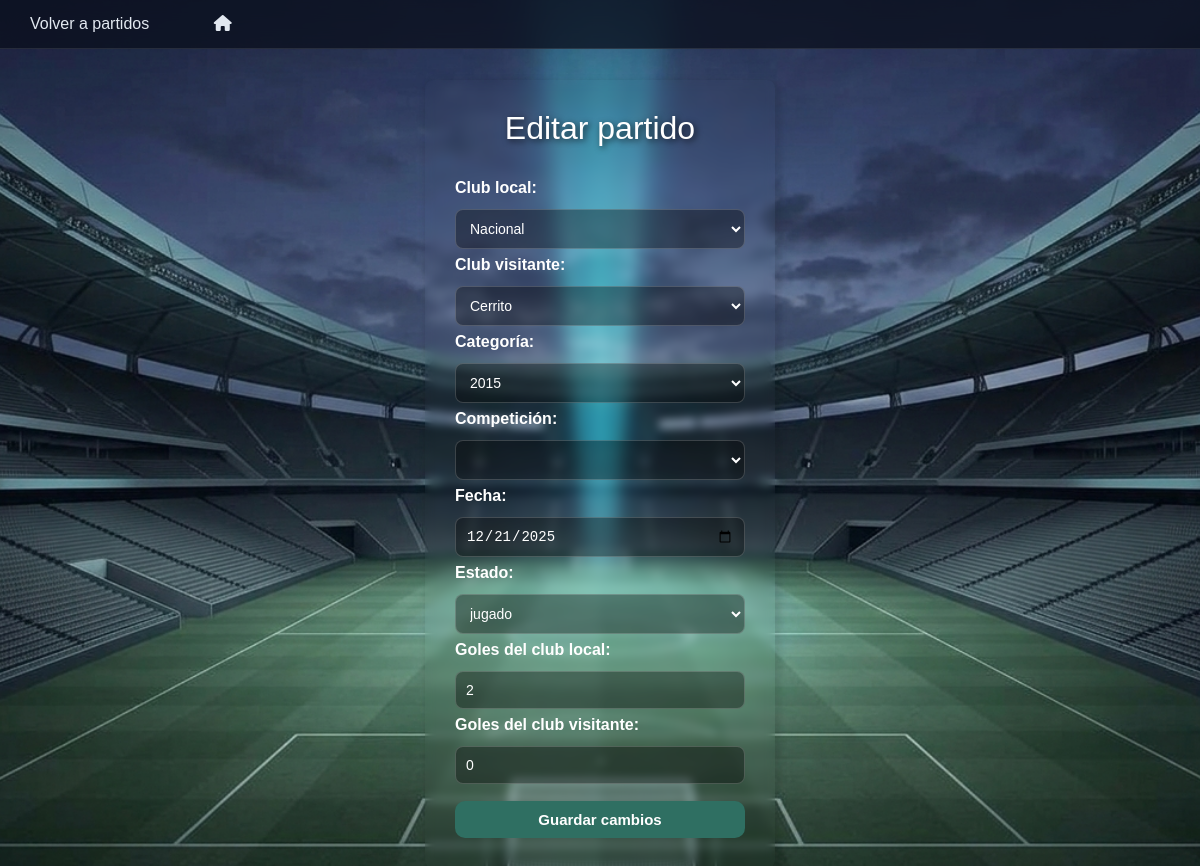
Page /fixture/editarPartido.php?id=4 (signed in) on the earlier database version.
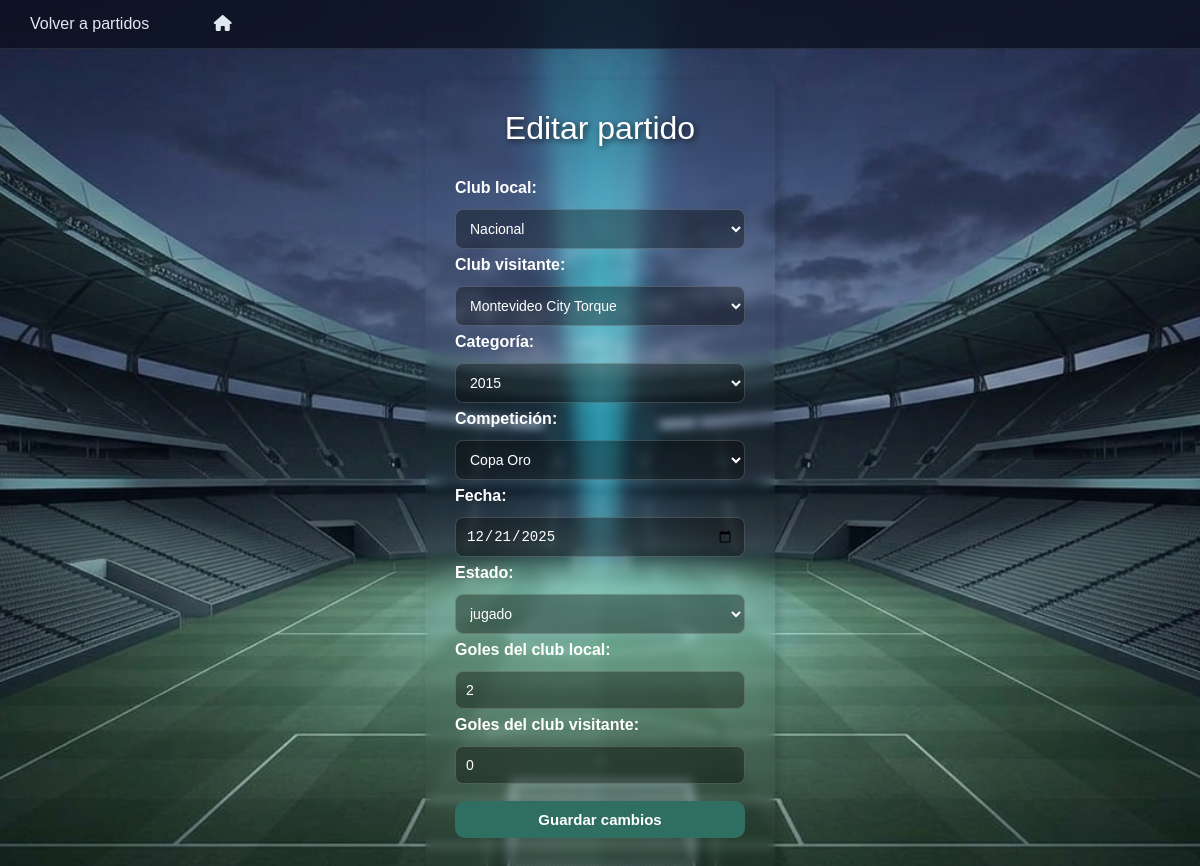
Same page on the later database version.
### tables this page shows
CREATE TABLE `partidos` (
  `id` int(11) NOT NULL,
  `id_club_local` int(11) NOT NULL,
  `id_club_visitante` int(11) NOT NULL,
  `id_categoria` int(11) NOT NULL,
  `fecha` date DEFAULT NULL,
  `estado` varchar(20) NOT NULL DEFAULT 'sin_fecha',
  `goles_local` int(11) DEFAULT NULL,
  `goles_visitante` int(11) DEFAULT NULL,
  `id_competicion` int(11) NOT NULL DEFAULT 1
);

CREATE TABLE `club` (
  `id` int(11) NOT NULL,
  `nombre` varchar(100) NOT NULL,
  `logo` varchar(255) DEFAULT NULL,
  `activo` tinyint(1) NOT NULL DEFAULT 1,
  `password` varchar(255) NOT NULL
);

CREATE TABLE `categorias` (
  `id` int(11) NOT NULL,
  `año` varchar(45) NOT NULL,
  `cantidad_jugadores` int(11) NOT NULL DEFAULT 0
);

CREATE TABLE `competicion` (
  `id` int(11) NOT NULL,
  `nombre` varchar(50) NOT NULL
);

### fixture/editarPartido.php (the view, shortened to what this page needs)
<?php
require_once __DIR__ . "/../conexion.php";
$id = (int) $_GET["id"];
$sql = "SELECT * FROM partidos WHERE id = $id";
$resultado = mysqli_query($conn, $sql);
$partido = mysqli_fetch_assoc($resultado);
$resultadoClubes = mysqli_query($conn, "SELECT * FROM club WHERE activo = 1");
$resultadoCategorias = mysqli_query($conn, "SELECT * FROM categorias");
$resultadoCompeticiones = mysqli_query($conn, "SELECT * FROM competicion");
?>
<!DOCTYPE html>
<html lang="es">
<head>
    <link rel="stylesheet" href="partidos.css">
    <link rel="stylesheet" href="https://cdnjs.cloudflare.com/ajax/libs/font-awesome/6.5.2/css/all.min.css">
</head>
<body>
<header>
    <nav>
        <link rel="stylesheet" href="../nav/nav.css">
        <a href="gestionarPartidos.php">Volver a partidos</a>
        <a href="../admin/indexadmin.php" class="home">
            <i class="fa-solid fa-house"></i>
        </a>
    </nav>
</header>
<div class="Casilla">
    <form action="editarPartido.php?id=<?php echo $id; ?>" method="post">
        <h1 class="tituloPartidos">Editar partido</h1>
        <label for="EquipoLocal">Club local:</label>
        <select name="EquipoLocal" id="EquipoLocal" required>
            <?php while ($club = mysqli_fetch_assoc($resultadoClubes)) { ?>
                <option value="<?php echo $club['id']; ?>"
                    <?php if ($club['id'] == $partido['id_club_local']) {
                        echo "selected";
                    } ?>>
                    <?php echo htmlspecialchars($club['nombre']); ?>
                </option>
            <?php } ?>
        </select>
        <?php
        $resultadoClubes = mysqli_query($conn, "SELECT * FROM club WHERE activo = 1");
        ?>
        <label for="EquipoVisitante">Club visitante:</label>
        <select name="EquipoVisitante" id="EquipoVisitante" required>
            <?php while ($club = mysqli_fetch_assoc($resultadoClubes)) { ?>
                <option value="<?php echo $club['id']; ?>"
                    <?php if ($club['id'] == $partido['id_club_visitante']) {
                        echo "selected";
                    } ?>>
                    <?php echo htmlspecialchars($club['nombre']); ?>
                </option>
            <?php } ?>
        </select>
        <label for="Categoria">Categoría:</label>
        <select name="Categoria" id="Categoria" required>
            <?php while ($categoria = mysqli_fetch_assoc($resultadoCategorias)) { ?>
                <option value="<?php echo $categoria['id']; ?>"
                    <?php if ($categoria['id'] == $partido['id_categoria']) {
                        echo "selected";
                    } ?>>
                    <?php echo htmlspecialchars($categoria['año']); ?>
                </option>
            <?php } ?>
        </select>
        <label for="Competicion">Competición:</label>
        <select name="Competicion" id="Competicion" required>
            <?php while ($competicion = mysqli_fetch_assoc($resultadoCompeticiones)) { ?>
                <option value="<?php echo $competicion['id']; ?>"
                    <?php if ($competicion['id'] == $partido['id_competicion']) {
                        echo "selected";
                    } ?>>
                    <?php echo htmlspecialchars($competicion['nombre']); ?>
                </option>
            <?php } ?>
        </select>
        <label for="fecha">Fecha:</label>
        <input type="date" name="fecha" id="fecha" min="2026-01-01" max="2026-12-31"
            value="<?php
            if ($partido['fecha'] != NULL) {
                echo htmlspecialchars($partido['fecha']);
            }
            ?>">
        <label for="estado">Estado:</label>
        <select name="estado" id="estado" required>
            <?php
            $estados = array(
                "sin_fecha",
                "programado",
                "jugado",
                "pendiente",
                "suspendido"
            );
            foreach ($estados as $opcion) {
                if ($opcion == $partido['estado']) {
                    echo "<option value='$opcion' selected>$opcion</option>";
                } else {
                    echo "<option value='$opcion'>$opcion</option>";
                }
            }
            ?>
        </select>
        <label for="goles_local">Goles del club local:</label>
        <input type="number" min="0" name="goles_local" id="goles_local"
            value="<?php
            if ($partido['goles_local'] !== NULL) {
                echo $partido['goles_local'];
            }
            ?>">
        <label for="goles_visitante">Goles del club visitante:</label>
        <input type="number" min="0" name="goles_visitante" id="goles_visitante"
            value="<?php
            if ($partido['goles_visitante'] !== NULL) {
                echo $partido['goles_visitante'];
            }
            ?>">
        <input class="Agregar" type="submit" value="Guardar cambios">
    </form>
</div>
</body>
</html>

Differences in the rows shown:
changed through a linked row, partidos "jugado": EquipoVisitante "Cerrito" → "Montevideo City Torque"; Competicion (not shown) → "Copa Oro"
